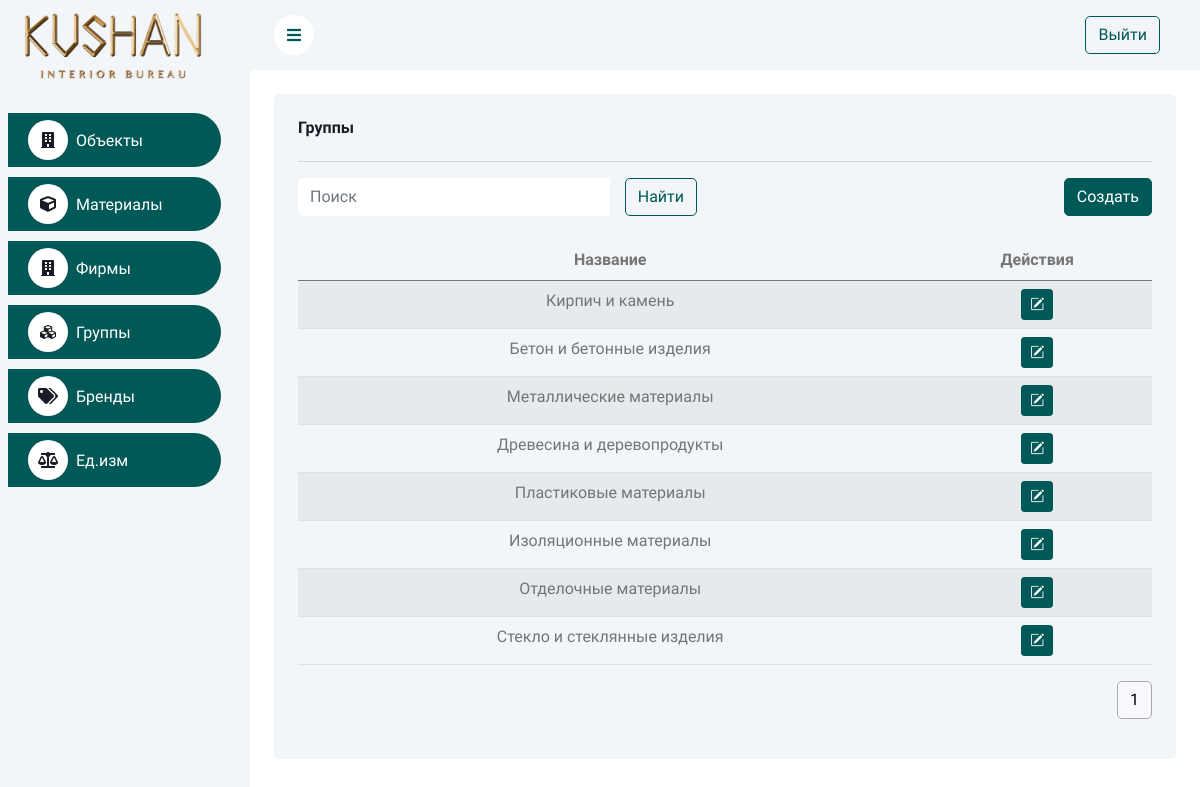
The app's page /groups/ with its own data.
### info/models.py (models this page shows, shortened)
class Group(models.Model):
	name = models.CharField(max_length=150, unique=True)

### info/views.py (the view)
# urls.py: path('groups/', GroupListCreate.as_view(), name='group-list'),
class GroupListCreate(BaseListCreateView):
	model = Group
	form_class = GroupForm
	template_name = "group_list_create.html"
	redirect_url = "group-list"

### shared/views.py (called while the page is built)
	@staticmethod
	def apply_pagination_and_search(queryset, request):
		search_query = request.GET.get('search')
		if search_query:
			search_query = search_query.strip()
			queryset = queryset.filter(Q(name__icontains=search_query))
		page_size = request.GET.get("page_size", 12)
		paginator = Paginator(queryset, page_size)
		page_num = request.GET.get("page", 1)
		page_obj = paginator.get_page(page_num)
		return page_obj

	def get_queryset(self):
		return self.model.objects.all()

	def get_form(self):
		return self.form_class

	def get_template_name(self):
		return self.template_name

	def get(self, request):
		items = self.get_queryset()
		page_obj = self.apply_pagination_and_search(items, request)
		context = {
			'items': page_obj,
			'form': self.get_form(),
		}
		return render(request, self.get_template_name(), context)

### templates/group_list_create.html (shortened to what this page needs)
{% extends 'base.html' %}
{% load static %}
{% block content %}
    <div class="container-fluid pt-4 px-4">
        <div class="row g-4">
            <div class="col-sm-12">
                <div class="bg-light rounded h-100 p-4">
                    <h6 class="mb-4">Группы</h6>
                    <hr>
                    <div class="row mb-2">
                        <div class="col-md-6">
                            {% include 'search_form.html' %}
                        </div>
                        <div class="col-md-6 text-end">
                            <button type="button" class="btn btn-primary" id="openCreateModalBtn"
                                    data-bs-toggle="modal" data-bs-target="#myModalCreate"
                                    data-action-url="{% url 'group-list' %}">Создать
                            </button>
                        </div>
                    </div>
                    <div class="table-responsive">
                        <table class="table table-striped">
                            <thead>
                            <tr class="text-center">
                                <th scope="col">Название</th>
                                <th scope="col">Действия</th>
                            </tr>
                            </thead>
                            <tbody>
                            {% for group in items %}
                                <tr class="text-center">
                                    <td>{{ group.name }}</td>
                                    <td>
                                        <a href="" type="button" class="btn btn-primary btn-sm"><i
                                                class="bi bi-pencil-square"></i></a>
                                    </td>
                                </tr>
                            {% endfor %}
                            </tbody>
                        </table>
                    </div>
                    {% include 'pagination.html' with items=items %}
                </div>
            </div>
        </div>
    </div>
{% endblock %}

### static/css/style.css (style rules this page uses)
:root { --primary: #005957; --light: #F3F6F9; --dark: #191C24; }
.btn { transition: .5s; }
.btn.btn-primary { color: #FFFFFF; }

### records on screen
Group: name "Кирпич и камень"
Group: name "Бетон и бетонные изделия"
Group: name "Металлические материалы"
Group: name "Древесина и деревопродукты"
Group: name "Пластиковые материалы"
Group: name "Изоляционные материалы"
Group: name "Отделочные материалы"
Group: name "Стекло и стеклянные изделия"

### other values on screen
{{ i }} "1"
